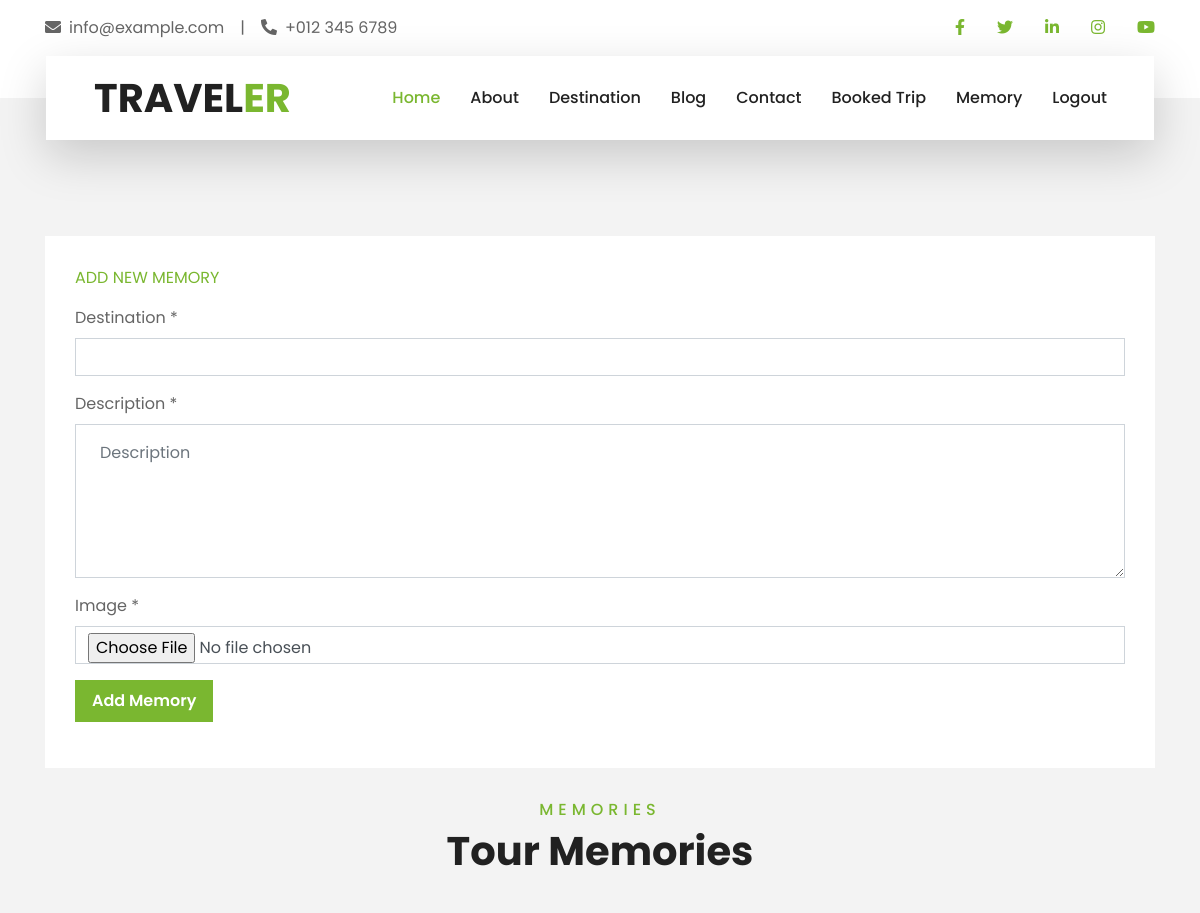
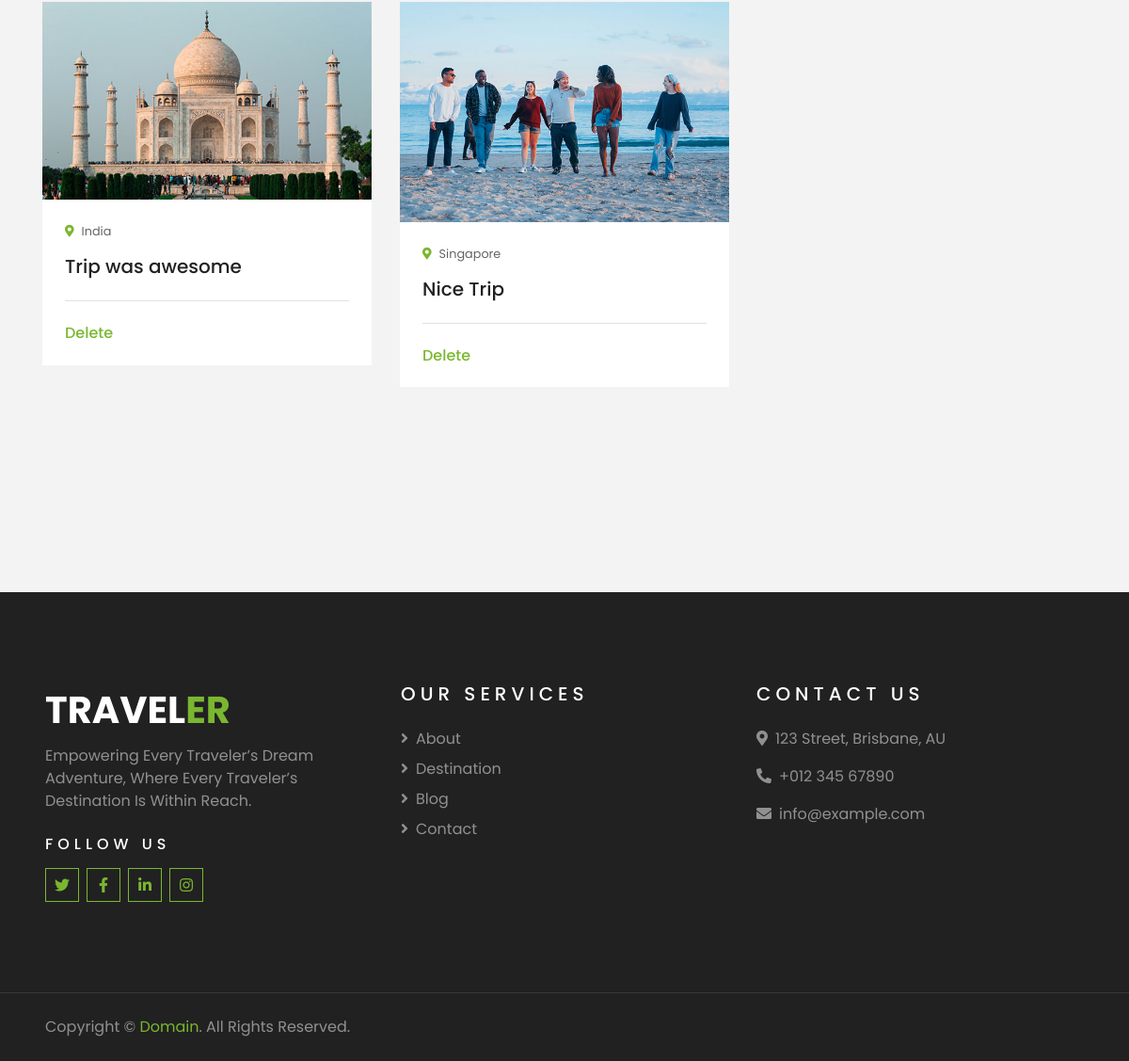
/Memory.php (signed in), run on the app's committed database (2 pictures, top to bottom).
### tables this page shows
CREATE TABLE `usermemories` (
  `ID` int(11) NOT NULL,
  `user_id` int(11) NOT NULL,
  `image` varchar(250) NOT NULL,
  `location` varchar(200) NOT NULL,
  `description` text NOT NULL
);

### Memory.php (the view, shortened to what this page needs)
<?php include "header.php"; ?>
<?php if(isset($_SESSION["user"])){
    $sql = "select * from usermemories where user_id=".$_SESSION['id'];
    ?>
    <div class="container-fluid py-5">
        <div class="container py-5">
            <div class="row">
                <div class="col-lg-12">
                    <div class="pb-3">
                        <div class="bg-white mb-3" style="padding: 30px;">
                            <div class="d-flex mb-3">
                                <span class="text-primary text-uppercase text-decoration-none" href="">Add New Memory</span>
                            </div>
                            <div class="bg-white mb-3">
                                <form method="post" enctype="multipart/form-data">
                                    <div class="form-group">
                                        <label for="name">Destination *</label>
                                        <input type="text" class="form-control" name="destination" required>
                                    </div>
                                    <div class="form-group">
                                        <label for="name">Description *</label>
                                        <textarea class="form-control py-3 px-4" rows="5" name="description" placeholder="Description"
                                    required="required"
                                    data-validation-required-message="Please enter description"></textarea>
                                    </div>
                                    <div class="form-group">
                                        <label for="name">Image *</label>
                                        <input type="file" class="form-control" name="place_image" id="place_image">
                                    </div>
                                    <div class="form-group mb-0">
                                        <input type="submit" name="addMemory" value="Add Memory" class="btn btn-primary font-weight-semi-bold py-2 px-3">
                                    </div>
                                </form>
                            </div>
                        </div>
                    </div>
               </div>
            </div>
            <div class="text-center mb-3 pb-3">
                <h6 class="text-primary text-uppercase" style="letter-spacing: 5px;">Memories</h6>
                <h1>Tour Memories</h1>
            </div>
            <div class="row">
                <?php
                    $result=mysqli_query($conn, $sql);
                    if (mysqli_num_rows($result) > 0) {
                        while($row = mysqli_fetch_assoc($result)){
                ?>
                <div class="col-lg-4 col-md-6 mb-4">
                    <div class="package-item bg-white mb-2">
                        <img class="img-fluid" src="<?php echo $row["image"]; ?>" alt="">
                        <div class="p-4">
                            <div class="d-flex justify-content-between mb-3">
                                <small class="m-0"><i class="fa fa-map-marker-alt text-primary mr-2"></i><?php echo $row["location"]; ?></small>
                            </div>
                            <h5><?php echo $row["description"]; ?></h5>
                            <div class="border-top mt-4 pt-4">
                                <div class="d-flex justify-content-between">
                                    <h6 class="m-0"><a href="MemoryDelete.php?id=<?php echo $row["ID"]; ?>&path=<?php echo $row["image"]; ?>">Delete</a></h6>
                                </div>
                            </div>
                        </div>
                    </div>
                </div>
                <?php
                }
                    }
                ?>
            </div>
        </div>
    </div>
    <?php include "footer.php" ?>
    <?php
    } else {
        echo "<script>window.location='Login.php';</script>";
} ?>

### data on the page
usermemories: image (picture), location "India", description "Trip was awesome"
usermemories: image (picture), location "Singapore", description "Nice Trip"
